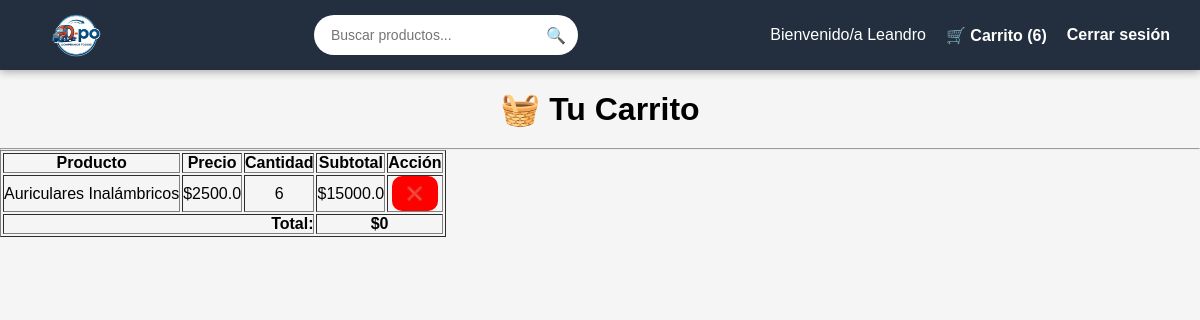
Before: /carrito (signed in) with the older database file.
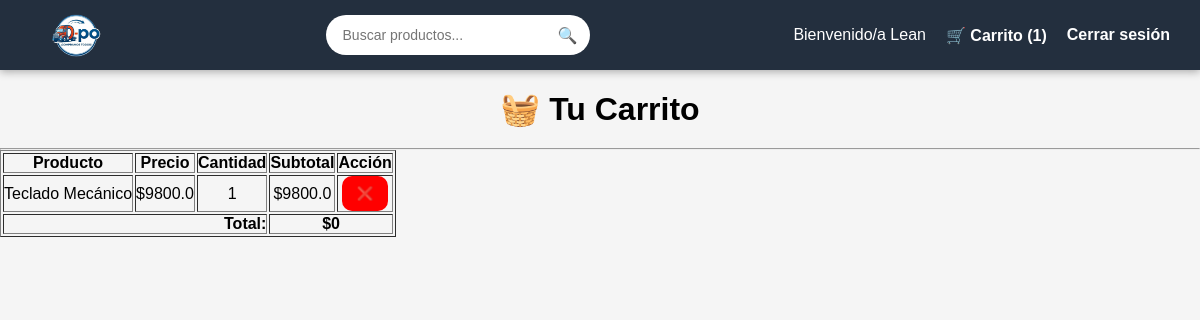
After: the same page with the newer database file.
### tables this page shows
CREATE TABLE productos (
    id INTEGER PRIMARY KEY AUTOINCREMENT,
    nombre TEXT NOT NULL,
    precio REAL NOT NULL,
    stock INTEGER NOT NULL,
    min_compradores INTEGER NOT NULL,
    compradores_actual INTEGER DEFAULT 0,
    descripcion TEXT,
    imagen TEXT
);

### app.py (the view)
@app.route('/carrito')
def carrito():
    if 'usuario_id' not in session:
        return redirect(url_for('login'))
    usuario = session['usuario_nombre']
    conn = get_db_connection()
    cursor = conn.cursor()
    cursor.execute('''
        SELECT p.id, p.nombre, p.precio, COUNT(*) as cantidad
        FROM carrito c
        JOIN productos p ON c.producto_id = p.id
        WHERE c.usuario = ?
        GROUP BY p.id
    ''', (usuario,))
    filas = cursor.fetchall()
    conn.close()
    items = []
    for f in filas:
        items.append({
            "id": f[0],
            "nombre": f[1],
            "precio": f[2],
            "cantidad": f[3]
        })
    return render_template('carrito.html', items=items)

### app.py (called while the page is built)
def get_db_connection():
    conn = sqlite3.connect(db_path)
    return conn

@app.context_processor
def inject_carrito_count():
    if 'usuario_nombre' in session:
        conn = get_db_connection()
        cursor = conn.cursor()
        cursor.execute(
            "SELECT COUNT(*) FROM carrito WHERE usuario = ?",
            (session['usuario_nombre'],)
        )
        count = cursor.fetchone()[0]
        conn.close()
    else:
        count = 0
    return dict(carrito_count=count)

### templates/carrito.html (shortened to what this page needs)
<!DOCTYPE html>
<html lang="es">
<head>
    <link rel="stylesheet" href="{{ url_for('static', filename='css/style.css') }}">
</head>
<body>
{% include 'navbar.html' %}
<h1>🧺 Tu Carrito</h1>
<hr>
{% if items %}
<table border="1" cellpadding="10">
    <tr>
        <th>Producto</th>
        <th>Precio</th>
        <th>Cantidad</th>
        <th>Subtotal</th>
        <th>Acción</th>
    </tr>
    {% set total = 0 %}
    {% for item in items %}
        {% set subtotal = item['precio'] * item['cantidad'] %}
        {% set total = total + subtotal %}
        <tr>
            <td>{{ item['nombre'] }}</td>
            <td>${{ item['precio'] }}</td>
            <td>{{ item['cantidad'] }}</td>
            <td>${{ subtotal }}</td>
            <td>
                <a href="{{ url_for('eliminar_del_carrito', producto_id=item['id']) }}">
                    <button style="background-color:red;">❌</button>
                </a>
            </td>
        </tr>
    {% endfor %}
    <tr>
        <td colspan="3" style="text-align:right; font-weight:bold;">Total:</td>
        <td colspan="2"><strong>${{ total }}</strong></td>
    </tr>
</table>
{% else %}
<p>🛒 Tu carrito está vacío.</p>
{% endif %}
</body>
</html>

Changed rows visible on the page:
no longer on this page (row edited): productos: nombre "Auriculares Inalámbricos", precio "2500.0", cantidad "6", subtotal "15000.0"
now on this page (row edited): productos: nombre "Teclado Mecánico", precio "9800.0", cantidad "1"
Other visible differences:
{{ session['usuario_nombre'] }}: "Leandro" → "Lean"
{{ carrito_count }}: "6" → "1"
